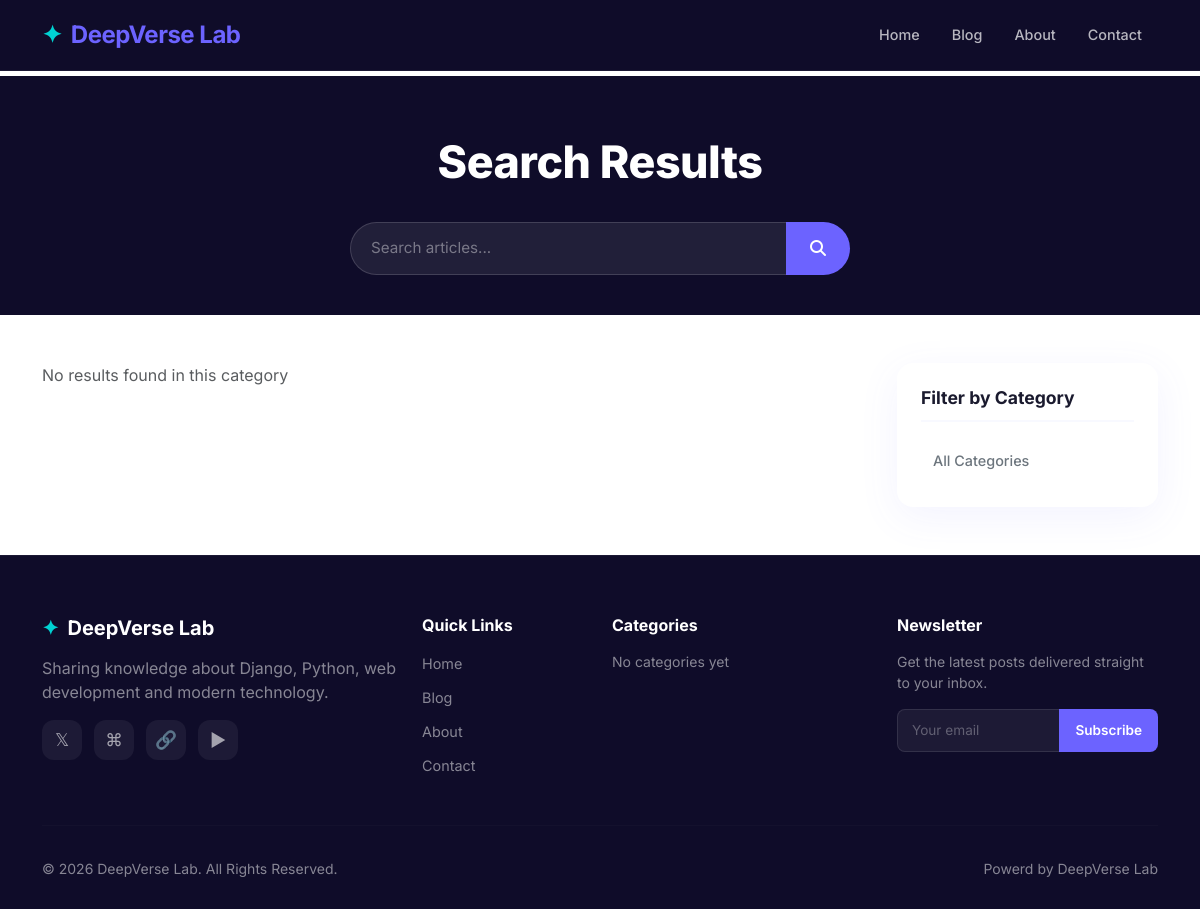
Page /search/?category=python on the earlier database version.
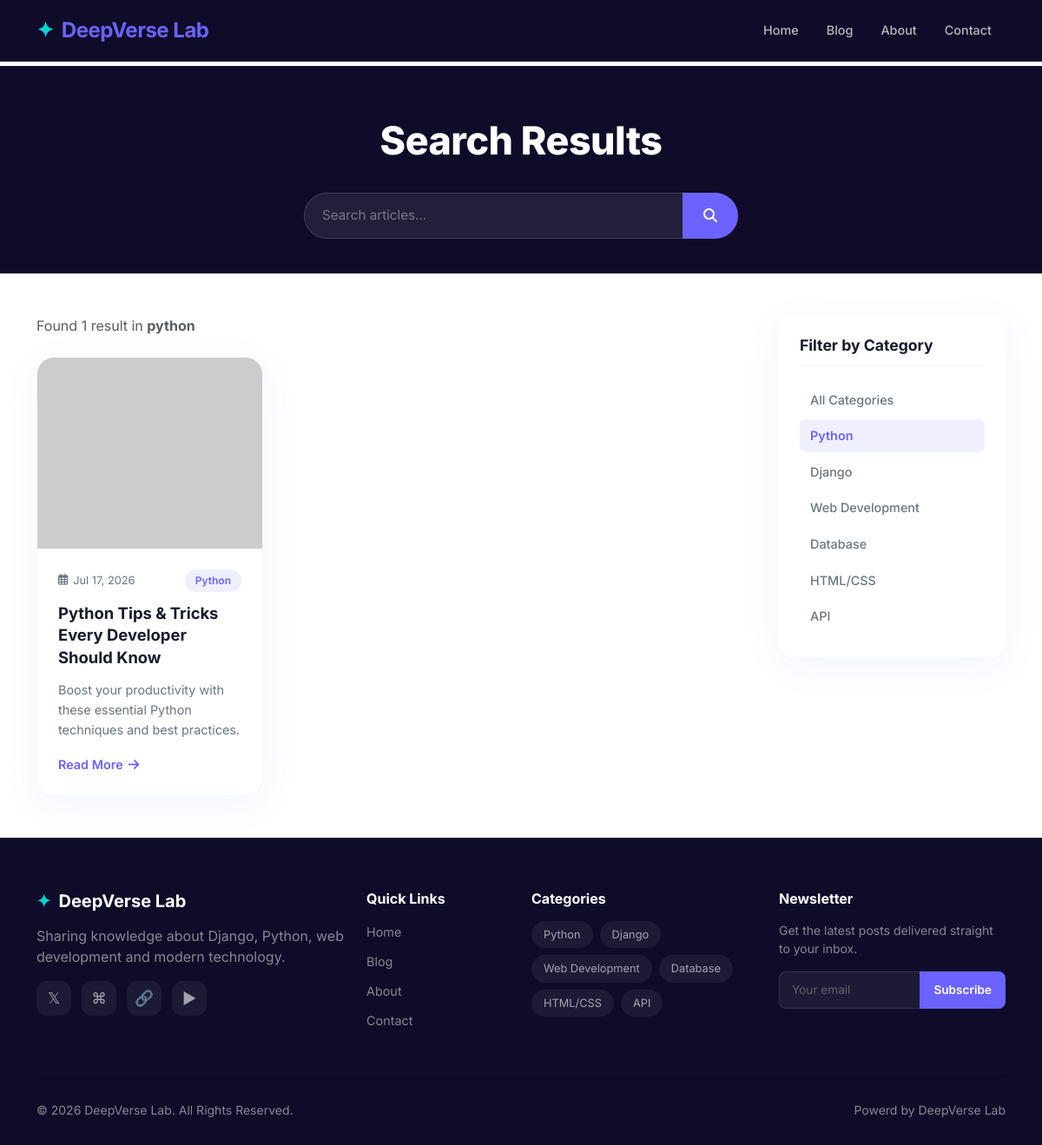
Same page on the later database version.
### blog/models.py (models this page shows, shortened)
class Blog(models.Model):
    title = models.CharField(max_length=255)
    short_description = models.CharField(max_length=255)
    slug = models.SlugField(unique=True, blank=False, null=False)
    content = RichTextField()
    image = models.ImageField(upload_to="blog/", null=True, blank=True)
    category = models.ForeignKey(Category, on_delete=models.SET_NULL, null=True, blank=True, related_name='blogs')
    status = models.CharField(choices={
        'Published': 'Published',
        'Unpublished': 'Unpublished'
    })
    created_at = models.DateField(auto_now=True)
    updated_at = models.DateField(auto_now=True)
    class Meta:
        db_table = 'blogs'
        verbose_name = 'Blog'
        verbose_name_plural = "Blogs"

class Category(models.Model):
    name = models.CharField(max_length=100)
    slug = models.SlugField(unique=True)
    class Meta:
        verbose_name_plural = "Categories"

### blog/views.py (the view)
# urls.py: path('search/', views.search, name='search'),
def search(request):
    query = request.GET.get('q', '')
    category_slug = request.GET.get('category', '')
    posts = Blog.objects.filter(status='Published')
    if query:
        posts = posts.filter(
            Q(title__icontains=query) |
            Q(short_description__icontains=query) |
            Q(content__icontains=query)
        )
    if category_slug:
        posts = posts.filter(category__slug=category_slug)
    posts = posts.order_by('-created_at')
    categories = Category.objects.all()
    context = {
        'title': f'Search: {query}' if query else 'Search',
        'posts': posts,
        'query': query,
        'categories': categories,
        'selected_category': category_slug,
    }
    return render(request, 'blog/search.html', context=context)

### blog/context_processors.py (called while the page is built)
def categories(request):
    return {
        'categories': Category.objects.all()
    }

### blog/templates/blog/search.html (shortened to what this page needs)
{% extends "layout/base.html" %}
{% block content %}
<section class="page-hero page-hero-sm">
    <div class="container text-center">
        <h1 class="page-hero-title">Search Results</h1>
        <form class="hero-search mx-auto" action="{% url 'blog:search' %}" method="GET">
            <div class="input-group">
                <input type="text" name="q" class="form-control" placeholder="Search articles..." value="{{ query }}" required>
                <button class="btn btn-search" type="submit"><i class="fas fa-search"></i></button>
            </div>
        </form>
    </div>
</section>
<section class="py-5">
    <div class="container">
        <div class="row">
            <div class="col-lg-9">
                {% if query or selected_category %}
                    <p class="text-muted mb-4">
                        {% if posts %}
                            Found {{ posts|length }} result{{ posts|length|pluralize }}
                            {% if selected_category %}in <strong>{{ selected_category }}</strong>{% endif %}
                        {% else %}
                            No results found
                            {% if selected_category %}in this category{% endif %}
                        {% endif %}
                    </p>
                {% endif %}
                {% if posts %}
                <div class="row g-4">
                    {% for post in posts %}
                    <div class="col-lg-4 col-md-6">
                        <article class="blog-card">
                            <div class="blog-card-image">
                            </div>
                            <div class="blog-card-body">
                                <div class="blog-card-meta d-flex justify-content-between align-items-center">
                                    <span class="blog-date"><i class="far fa-calendar-alt"></i> {{ post.created_at|date:"M d, Y" }}</span>
                                    {% if post.category %}
                                    <a href="{% url 'blog:blog_by_category' post.category.slug %}" class="category-badge">{{ post.category.name }}</a>
                                    {% endif %}
                                </div>
                                <h3 class="blog-card-title">
                                    <a href="{% url 'blog:blog_detail' post.slug %}">{{ post.title }}</a>
                                </h3>
                                <p class="blog-card-text">{{ post.short_description|truncatewords:20 }}</p>
                                <a href="{% url 'blog:blog_detail' post.slug %}" class="blog-card-link">
                                    Read More <i class="fas fa-arrow-right"></i>
                                </a>
                            </div>
                        </article>
                    </div>
                    {% endfor %}
                </div>
                {% endif %}
            </div>
            <div class="col-lg-3">
                <aside class="blog-sidebar">
                    <div class="sidebar-widget">
                        <h5 class="sidebar-title">Filter by Category</h5>
                        <ul class="category-list">
                            <li>
                                <a href="{% if query %}?q={{ query }}{% else %}{% url 'blog:search' %}{% endif %}" class="category-link {% if not selected_category %}active{% endif %}">All Categories</a>
                            </li>
                            {% for cat in categories %}
                            <li>
                                <a href="{% url 'blog:search' %}?{% if query %}q={{ query }}&{% endif %}category={{ cat.slug }}" class="category-link {% if selected_category == cat.slug %}active{% endif %}">{{ cat.name }}</a>
                            </li>
                            {% endfor %}
                        </ul>
                    </div>
                </aside>
            </div>
        </div>
    </div>
</section>
{% endblock %}

### templates/layout/partials/__footer.html (shortened to what this page needs)
<footer class="footer-section">
    <div class="container">
        <div class="row g-4">
            <div class="col-lg-4">
                <h5 class="fw-bold mb-3"><span class="brand-icon">✦</span> DeepVerse Lab</h5>
                <p class="text-white-50 mb-3">Sharing knowledge about Django, Python, web development and modern technology.</p>
                <div class="social-links">
                    <a href="#" class="social-link" aria-label="Twitter">𝕏</a>
                    <a href="#" class="social-link" aria-label="GitHub">⌘</a>
                    <a href="#" class="social-link" aria-label="LinkedIn">🔗</a>
                    <a href="#" class="social-link" aria-label="YouTube">▶</a>
                </div>
            </div>
            <div class="col-lg-2 col-md-4">
                <h6 class="fw-bold mb-3">Quick Links</h6>
                <ul class="footer-links">
                    <li><a href="/">Home</a></li>
                    <li><a href="{% url 'blog:blog_list' %}">Blog</a></li>
                    <li><a href="/about/">About</a></li>
                    <li><a href="{% url 'business:contact_us' %}">Contact</a></li>
                </ul>
            </div>
            <div class="col-lg-3 col-md-4">
                <h6 class="fw-bold mb-3">Categories</h6>
                <div class="tag-cloud">
                    {% for cat in categories %}
                    <a href="{% url 'blog:blog_by_category' cat.slug %}" class="tag-badge">{{ cat.name }}</a>
                    {% empty %}
                    <span class="text-white-50 small">No categories yet</span>
                    {% endfor %}
                </div>
            </div>
            <div class="col-lg-3 col-md-4">
                <h6 class="fw-bold mb-3">Newsletter</h6>
                <p class="text-white-50 small">Get the latest posts delivered straight to your inbox.</p>
                <form class="newsletter-form" method="POST">
                    <div class="input-group">
                        <input type="email" class="form-control" placeholder="Your email" required>
                        <button class="btn btn-subscribe" type="submit">Subscribe</button>
                    </div>
                </form>
            </div>
        </div>
        <hr class="footer-divider">
        <div class="row">
            <div class="col-md-6 text-center text-md-start">
                <p class="mb-0 text-white-50 small">&copy; 2026 DeepVerse Lab. All Rights Reserved.</p>
            </div>
            <div class="col-md-6 text-center text-md-end">
                <p class="mb-0 text-white-50 small">Powerd by DeepVerse Lab</p>
            </div>
        </div>
    </div>
</footer>

Differences in the rows shown:
now on this page (row edited): Blog: created_at "Jul 17, 2026", category.name "Python", title "Python Tips & Tricks Every Developer Should Know", short_description "Boost your productivity with these essential Python techniques and best practices."
added Category: name "Python", slug "python" (drawn)
added Category: name "Django"
added Category: name "Web Development"
added Category: name "Database"
added Category: name "HTML/CSS"
added Category: name "API"
Other differences:
{{ posts|length }}: (not shown) → "1"
{{ selected_category }}: (not shown) → "python"
text no longer shown: "No results found in this category No categories yet"
text now shown: "Found result in"
